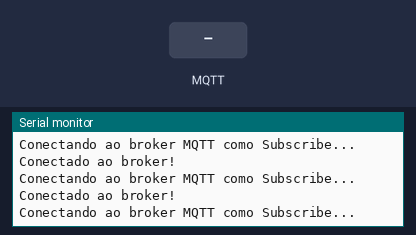
The sketch below on a simulated ESP32. On the bench: the last lines printed to the serial monitor. Inputs (shaded band) come from the test bench. WiFi joins after 1.5 s; servers stay silent unless stated; no MQTT or app messages arrive unless stated.

Above: at 2.7 s.
2.8 s: MQTT message "chegou" arrives on the first subscribed topic
At 2.85 s:
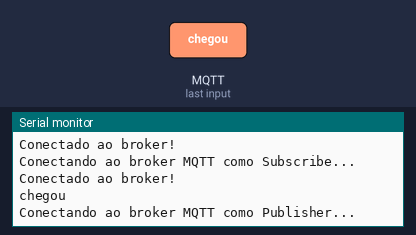
4.3 s: MQTT message "enviou" arrives on the first subscribed topic
At 4.33 s:
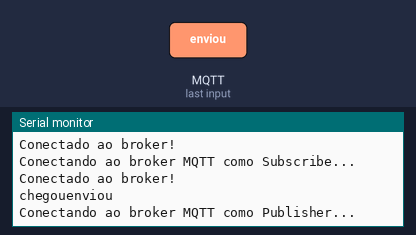
5.8 s: MQTT message "on" arrives on the first subscribed topic
At 5.81 s:
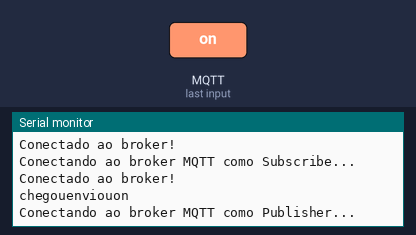
7.3 s: MQTT message "off" arrives on the first subscribed topic
At 7.35 s:
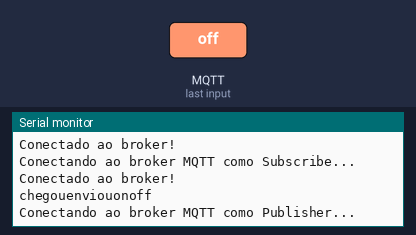
8.8 s: MQTT message "chegou" arrives on the first subscribed topic
At 8.83 s:
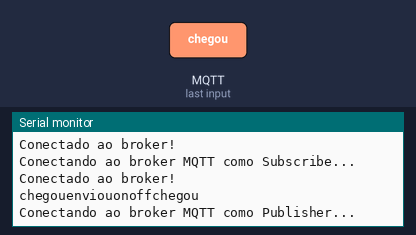
10.3 s: MQTT message "enviou" arrives on the first subscribed topic
At 10.32 s:
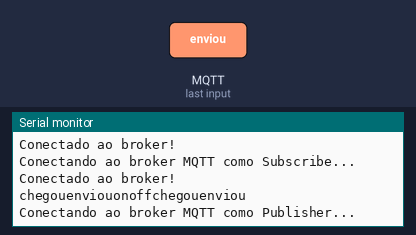

The sketch:

mqtt_esp.ino
```cpp
//Programa: Modulo ESP32 Wifi com MQTT
//Autor: Arduino e Cia
#include <WiFi.h> // CHAMA A BIBLIOTECA COM FUNÇÕES PARA CONECTAR COM O WIFI.
#include <PubSubClient.h> // CHAMA A BIBLIOTECA COM FUNÇÕES PARA CONECTAR COM O BROKER COMO SUBSCRIBER OU PUBLISHER.
const char* ssid = "metralha"; // NOME DA REDE WIFI QUE DESEJA SE CONECTAR.
const char* password =  "MAXMEL2013"; // SENHA DA REDE WIFI QUE DESEJA SE CONECTAR.
const char* mqttServer = "192.168.15.3"; // IP DA REDE, PARA CONECTAR COM O LOCALHOST(SERVIDOR LOCAL CRIADO PELO COMPUTOR).
const int mqttPort = 1883; // PORTA DE REDE ONDE IRA SE COMUNICAR COM O SERVIDOR LOCAL.
const char* mqttUser = "broker"; // NOME DO BROKER.
const char* mqttPassword = "5081"; // SENHA DO BROKER.
WiFiClient espClient;
PubSubClient client(espClient);
String msg, n = "chegou",m = "gustavo";

void setup()
{
  Serial.begin(115200); // CONEXÃO COM O MONITOR SERIAL(PARA IR MONITORANDO O QUE ESTA OCORRENDO DENTRO DA PLACA).

  wifi(); // CHAMA A FUNÇÃO WIFI.

  client.setServer(mqttServer, mqttPort); // PASSA OS PARAMETROS DO SERVIDOR MQTT PARA A FUNÇÃO DE CONFIGURAÇÃO.
}

void loop()
{
  if (n == "chegou")
  {
    conecta_publisher();

    if (!client.connected()) {
      conecta_publisher(); //Faz a conexao com o broker MQTT
    }

    Publisher();
  }

  if (n == "enviou")
  {
    conecta_subscribe();

    if (!client.connected())
    {
      conecta_subscribe(); //Faz a conexao com o broker MQTT
    }

    client.setCallback(Subscribe);
    client.loop();
  }
}

void  wifi() // CONECTA COM A INTERNET.
{
  WiFi.begin(ssid, password);
  while (WiFi.status() != WL_CONNECTED)
  {
    delay(500);
    Serial.println("Iniciando conexao com a rede WiFi..");
  }
  Serial.println("Conectado na rede WiFi!");
}

void Subscribe(char* topic, byte* payload, unsigned int length)
{
  //obtem a string do payload recebido
  for (int i = 0; i < length; i++)
  {
    char c = (char)payload[i];
    msg += c;
  }

  n = "chegou";
  Serial.println(msg);
  //return msg,n;
}

String Publisher()
{
  client.publish("topico_teste", (char*)m.c_str());
  Serial.println("Mensagem enviada com sucesso...");
  n = "enviou";

  return n;
  delay(3000); //Aguarda 30 segundos para enviar uma nova mensagem
}

void conecta_subscribe()
{
  Serial.println("Conectando ao broker MQTT como Subscribe...");
  if (client.connect("ESP32Client", mqttUser, mqttPassword ))
  {
    Serial.println("Conectado ao broker!");
    client.subscribe("topico_teste");
  }
  else
  {
    Serial.println("Falha na conexao ao broker - Estado: ");
    Serial.print(client.state());
    delay(2000);
  }
}

void conecta_publisher()
{
  Serial.println("Conectando ao broker MQTT como Publisher...");
  if (client.connect("ESP32Client", mqttUser, mqttPassword ))
  {
    Serial.println("Conectado ao broker!");
  }
  else
  {
    Serial.println("Falha na conexao ao broker - Estado: ");
    Serial.print(client.state());
    delay(2000);
  }
}
```

Measured:
- after the input at 2.8 s, the serial monitor: prints a new line at once (image 1)
- after the input at 4.3 s, the serial monitor: prints a new line at once (image 2)
- after the input at 5.8 s, the serial monitor: prints a new line at once (image 3)
- after the input at 7.3 s, the serial monitor: prints a new line at once (image 4)
- after the input at 8.8 s, the serial monitor: prints a new line at once (image 5)
- after the input at 10.3 s, the serial monitor: prints a new line at once (image 6)
